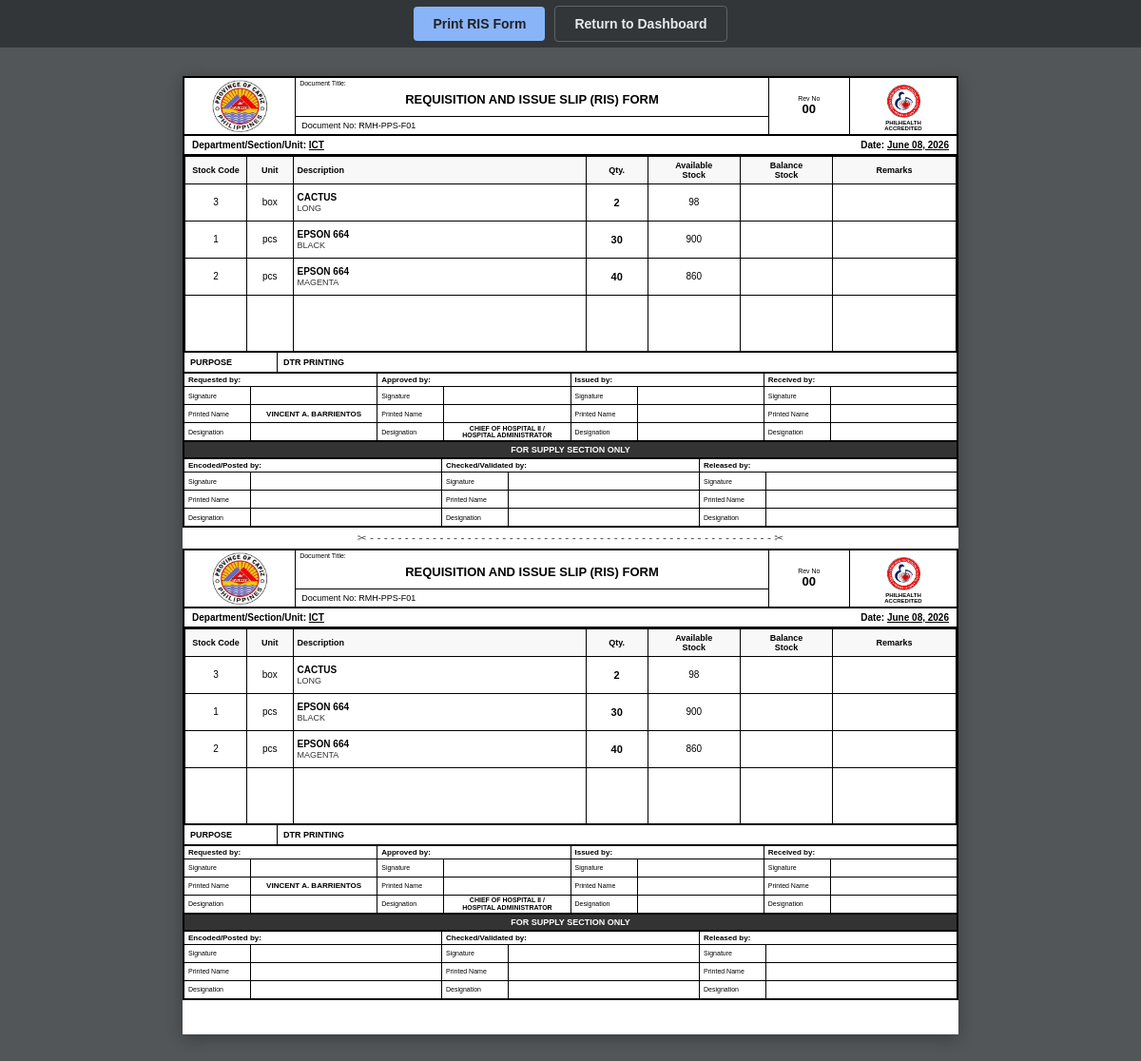
The page /print-bulk/9283d108-d646-4992-a96c-8f21341d254f on the database as committed earlier.
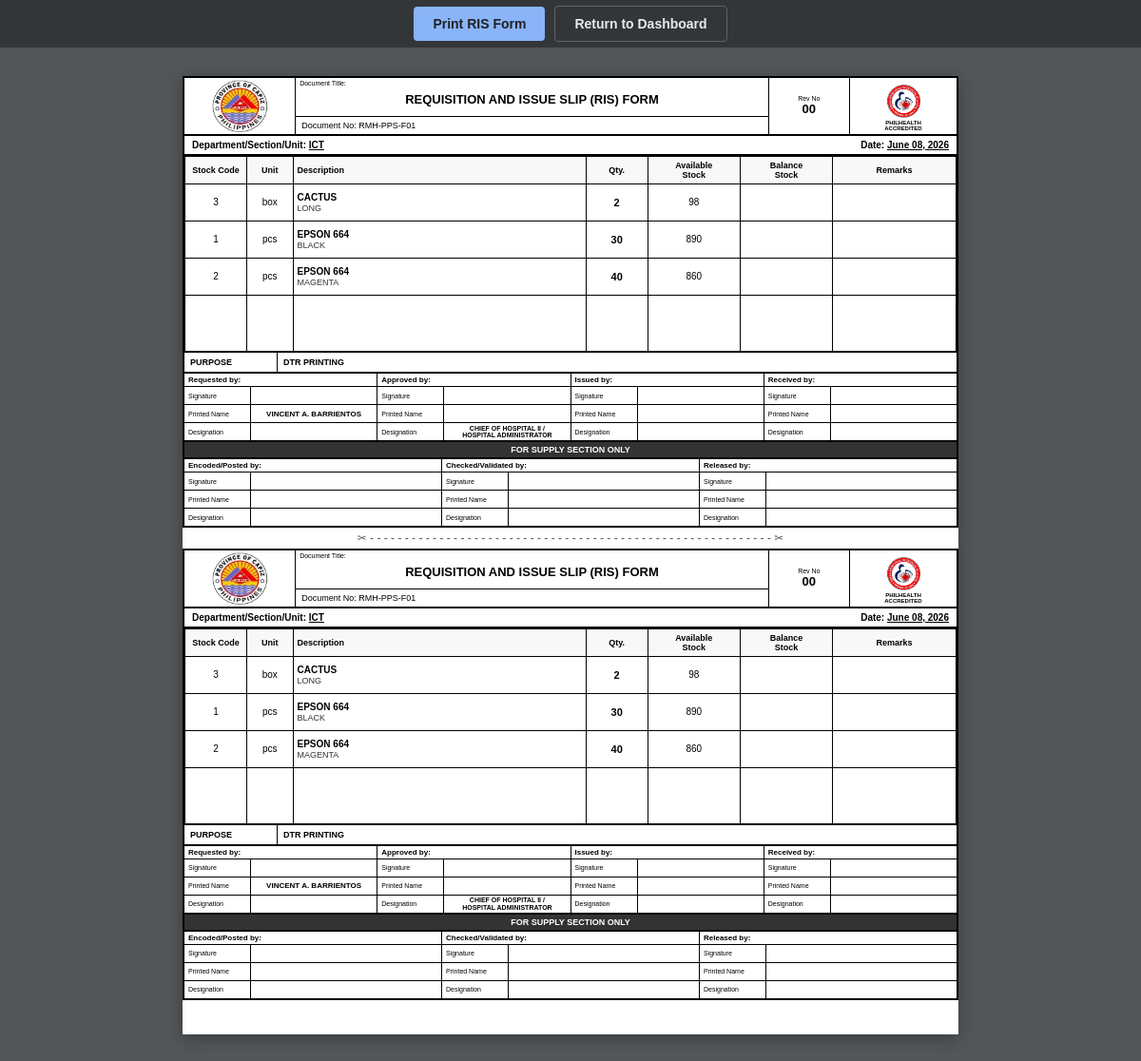
The same page on the database as committed later.
### app.py (models this page shows)
class DepartmentRequest(db.Model):
    __tablename__ = 'department_requests'
    id = db.Column(db.Integer, primary_key=True)
    batch_id = db.Column(db.String(50), nullable=False)
    department_name = db.Column(db.String(100), nullable=False)
    requested_by = db.Column(db.String(100), nullable=False)
    supply_id = db.Column(db.Integer, db.ForeignKey('supplies.id'), nullable=False)
    quantity = db.Column(db.Integer, nullable=False)
    purpose = db.Column(db.String(255), nullable=False)
    status = db.Column(db.String(20), default='Pending')
    created_at = db.Column(db.DateTime, default=get_pht_time)
    supply = db.relationship('Supply', backref=db.backref('requests', lazy=True))

class Supply(db.Model):
    __tablename__ = 'supplies'
    id = db.Column(db.Integer, primary_key=True)
    name = db.Column(db.String(150), nullable=False)
    category = db.Column(db.String(100), nullable=True)
    description = db.Column(db.String(255), nullable=True)
    quantity = db.Column(db.Integer, nullable=False, default=0)
    unit = db.Column(db.String(50), nullable=False)
    reorder_level = db.Column(db.Integer, nullable=False, default=10)
    created_at = db.Column(db.DateTime, default=get_pht_time)
    updated_at = db.Column(db.DateTime, default=get_pht_time, onupdate=get_pht_time)

### app.py (the view)
@app.route('/print-bulk/<batch_id>')
def print_bulk(batch_id):
    batch_requests = DepartmentRequest.query.filter_by(batch_id=batch_id).all()
    if not batch_requests:
        return "Batch not found", 404
    return render_template('print_template.html', batch_requests=batch_requests)

### templates/print_template.html (shortened to what the changed rows need)
<!DOCTYPE html>
<html lang="en">
<head>
</head>
<body>
    <div class="paper-preview">
        {% for copy in range(2) %}
        <div class="form-container">
            <div class="header-table">
                <div class="header-col-1">
                    <img src="{{ url_for('static', filename='capiz.jpg') }}" class="capiz-logo" alt="Capiz">
                </div>
                <div class="header-col-2">
                    <div class="header-title-box">
                        <span class="doc-title-label">Document Title:</span>
                        <strong style="font-size: 13px; margin-top: 6px;">REQUISITION AND ISSUE SLIP (RIS) FORM</strong>
                    </div>
                    <div class="header-docno-box">Document No: RMH-PPS-F01</div>
                </div>
                <div class="header-col-3">
                    <span style="font-size: 7px;">Rev No</span>
                    <strong style="font-size: 13px;">00</strong>
                </div>
                <div class="header-col-4">
                    <img src="{{ url_for('static', filename='rmph.jpg') }}" class="rmph-logo" alt="RMPH">
                    <div style="font-size: 6px; font-weight: bold; text-align: center; margin-top: 2px;">PHILHEALTH<br>ACCREDITED</div>
                </div>
            </div>
            <div class="info-section">
                <div>Department/Section/Unit: <span style="text-decoration: underline; text-transform: uppercase;">{{ batch_requests[0].department_name }}</span></div>
                <div>Date: <span style="text-decoration: underline;">{{ batch_requests[0].created_at.strftime('%B %d, %Y') }}</span></div>
            </div>
            <table>
                <thead>
                    <tr>
                        <th class="col-code">Stock Code</th>
                        <th class="col-unit">Unit</th>
                        <th class="col-desc">Description</th>
                        <th class="col-qty">Qty.</th>
                        <th class="col-avail">Available<br>Stock</th>
                        <th class="col-bal">Balance<br>Stock</th>
                        <th class="col-rem">Remarks</th>
                    </tr>
                </thead>
                <tbody>
                    {% for item in batch_requests %}
                    <tr>
                        <td style="padding: 8px 4px;">{{ item.supply.id }}</td>
                        <td style="padding: 8px 4px;">{{ item.supply.unit }}</td>
                        <td class="col-desc" style="padding: 8px 4px;">
                            <strong>{{ item.supply.name }}</strong><br>
                            <span style="font-size: 9px; color: #333; text-transform: uppercase;">{{ item.supply.description }}</span>
                        </td>
                        <td style="font-weight: bold; font-size: 11px; padding: 8px 4px;">{{ item.quantity }}</td>
                        <td style="padding: 8px 4px;">{{ item.supply.quantity }}</td>
                        <td style="padding: 8px 4px;"></td>
                        <td style="padding: 8px 4px;"></td>
                    </tr>
                    {% endfor %}
                    <tr style="height: 100%;">
                        <td style="border-bottom: none;"></td>
                        <td style="border-bottom: none;"></td>
                        <td style="border-bottom: none;"></td>
                        <td style="border-bottom: none;"></td>
                        <td style="border-bottom: none;"></td>
                        <td style="border-bottom: none;"></td>
                        <td style="border-bottom: none;"></td>
                    </tr>
                </tbody>
            </table>
            <div class="purpose-section">
                <div class="purpose-label">PURPOSE</div>
                <div class="purpose-content">{{ batch_requests[0].purpose }}</div>
            </div>
            <div class="signature-grid">
                {% for title in ['Requested by:', 'Approved by:', 'Issued by:', 'Received by:'] %}
                <div class="sig-col">
                    <div class="sig-header">{{ title }}</div>
                    <div class="sig-row">
                        <div class="sig-label">Signature</div>
                        <div class="sig-value"></div>
                    </div>
                    <div class="sig-row">
                        <div class="sig-label">Printed Name</div>
                        <div class="sig-value">
                            {% if title == 'Requested by:' %}{{ batch_requests[0].requested_by }}{% endif %}
                        </div>
                    </div>
                    <div class="sig-row">
                        <div class="sig-label">Designation</div>
                        <div class="sig-value">
                            {% if title == 'Approved by:' %}
                                <span style="font-size: 7px; line-height: 1.1;">CHIEF OF HOSPITAL II /<br>HOSPITAL ADMINISTRATOR</span>
                            {% endif %}
                        </div>
                    </div>
                </div>
                {% endfor %}
            </div>
            <div class="supply-section-title">FOR SUPPLY SECTION ONLY</div>
            <div class="signature-grid" style="border-bottom: none;">
                {% for title in ['Encoded/Posted by:', 'Checked/Validated by:', 'Released by:'] %}
                <div class="sig-col">
                    <div class="sig-header">{{ title }}</div>
                    <div class="sig-row"><div class="sig-label">Signature</div><div class="sig-value"></div></div>
                    <div class="sig-row"><div class="sig-label">Printed Name</div><div class="sig-value"></div></div>
                    <div class="sig-row"><div class="sig-label">Designation</div><div class="sig-value"></div></div>
                </div>
                {% endfor %}
            </div>
        </div>
        {% if copy == 0 %}
            <div class="cut-line">✂ - - - - - - - - - - - - - - - - - - - - - - - - - - - - - - - - - - - - - - - - - - - - - - - - - - - - - - - - - - ✂</div>
        {% endif %}
        {% endfor %}
    </div>
</body>
</html>

Rows that differ between the two databases and show on the page:
changed through a linked row, DepartmentRequest "BLACK": supply.quantity "900" → "890"
